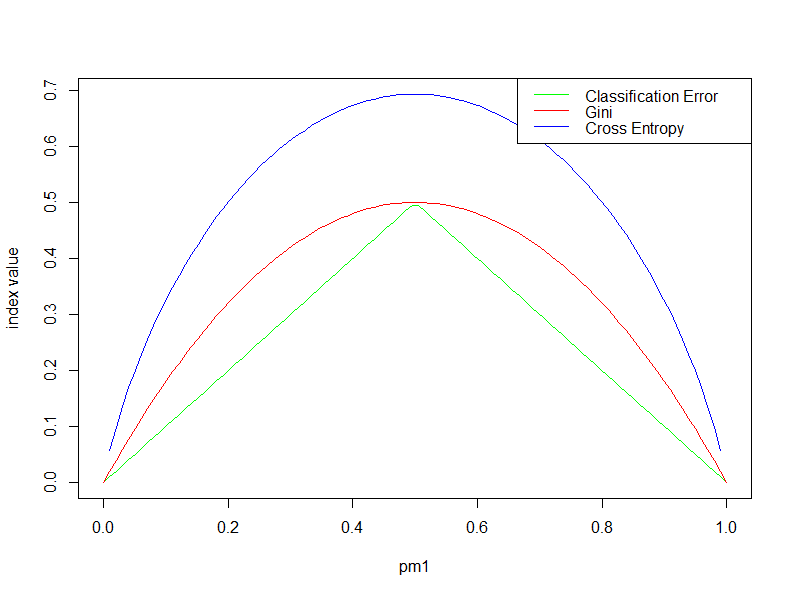

Write R code to recreate this figure.
err.rate <- function(pm1){
    pm2 = 1 - pm1
    err = 1 - pmax(pm1, pm2)
    return( err )
}


gini <- function(pm1){
    pm2 = 1 - pm1
    gini = pm1*(1-pm1) + pm2*(1-pm2)
    return( gini )
}


cross.entropy <- function(pm1){
    pm2 = 1 - pm1
    c.e = -1*( pm1*log(pm1) + pm2*log(pm2) )
    return( c.e )
}


pm1 = seq(0, 1, length.out=100)
e.r = err.rate(pm1)
g = gini(pm1)
c.e = cross.entropy(pm1)
x.lim = c(min(pm1), max(pm1))
y.lim = c(min(e.r, g, c.e, na.rm=TRUE), max(e.r, g, c.e, na.rm=TRUE))

plot(pm1, e.r, type='l', col='green', xlim=x.lim, ylim=y.lim, xlab='pm1', ylab='index value')
lines(pm1, g, col='red')
lines(pm1, c.e, col='blue')
legend('topright', legend=c('Classification Error', 'Gini', 'Cross Entropy'), col=c('green', 'red', 'blue'), lwd=1)
